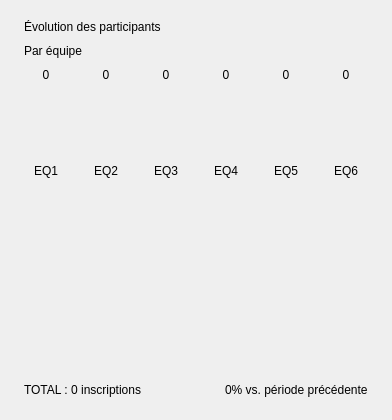
               <widget class="QFrame" name="cardBarsV">
                <property name="minimumSize">
                 <size>
                  <width>0</width>
                  <height>420</height>
                 </size>
                </property>
                <layout class="QVBoxLayout" name="barsVLayout">
                 <property name="spacing">
                  <number>10</number>
                 </property>
                 <property name="leftMargin">
                  <number>24</number>
                 </property>
                 <property name="topMargin">
                  <number>20</number>
                 </property>
                 <property name="rightMargin">
                  <number>24</number>
                 </property>
                 <property name="bottomMargin">
                  <number>20</number>
                 </property>
                 <item>
                  <widget class="QLabel" name="labelBarsVTitle">
                   <property name="text">
                    <string>Évolution des participants</string>
                   </property>
                  </widget>
                 </item>
                 <item>
                  <widget class="QLabel" name="labelBarsVSub">
                   <property name="text">
                    <string>Par équipe</string>
                   </property>
                  </widget>
                 </item>
                 <item>
                  <layout class="QHBoxLayout" name="barsVContainerLayout">
                   <property name="spacing">
                    <number>16</number>
                   </property>
                   <property name="leftMargin">
                    <number>0</number>
                   </property>
                   <property name="topMargin">
                    <number>0</number>
                   </property>
                   <property name="rightMargin">
                    <number>0</number>
                   </property>
                   <property name="bottomMargin">
                    <number>0</number>
                   </property>
                   <item>
                    <layout class="QVBoxLayout" name="vBar1Layout">
                     <item>
                      <widget class="QLabel" name="barVValue1">
                       <property name="text">
                        <string>0</string>
                       </property>
                       <property name="alignment">
                        <set>Qt::AlignmentFlag::AlignCenter</set>
                       </property>
                      </widget>
                     </item>
                     <item>
                      <widget class="QFrame" name="barVBar1">
                       <property name="minimumSize">
                        <size>
                         <width>44</width>
                         <height>50</height>
                        </size>
                       </property>
                       <property name="maximumSize">
                        <size>
                         <width>44</width>
                         <height>16777215</height>
                        </size>
                       </property>
                      </widget>
                     </item>
                     <item>
                      <widget class="QLabel" name="barVLabel1">
                       <property name="text">
                        <string>EQ1</string>
                       </property>
                       <property name="alignment">
                        <set>Qt::AlignmentFlag::AlignCenter</set>
                       </property>
                      </widget>
                     </item>
                    </layout>
                   </item>
                   <item>
                    <layout class="QVBoxLayout" name="vBar2Layout">
                     <item>
                      <widget class="QLabel" name="barVValue2">
                       <property name="text">
                        <string>0</string>
                       </property>
                       <property name="alignment">
                        <set>Qt::AlignmentFlag::AlignCenter</set>
                       </property>
                      </widget>
                     </item>
                     <item>
                      <widget class="QFrame" name="barVBar2">
                       <property name="minimumSize">
                        <size>
                         <width>44</width>
                         <height>50</height>
                        </size>
                       </property>
                       <property name="maximumSize">
                        <size>
                         <width>44</width>
                         <height>16777215</height>
                        </size>
                       </property>
                      </widget>
                     </item>
                     <item>
                      <widget class="QLabel" name="barVLabel2">
                       <property name="text">
                        <string>EQ2</string>
                       </property>
                       <property name="alignment">
                        <set>Qt::AlignmentFlag::AlignCenter</set>
                       </property>
                      </widget>
                     </item>
                    </layout>
                   </item>
                   <item>
                    <layout class="QVBoxLayout" name="vBar3Layout">
                     <item>
                      <widget class="QLabel" name="barVValue3">
                       <property name="text">
                        <string>0</string>
                       </property>
                       <property name="alignment">
                        <set>Qt::AlignmentFlag::AlignCenter</set>
                       </property>
                      </widget>
                     </item>
                     <item>
                      <widget class="QFrame" name="barVBar3">
                       <property name="minimumSize">
                        <size>
                         <width>44</width>
                         <height>50</height>
                        </size>
                       </property>
                       <property name="maximumSize">
                        <size>
                         <width>44</width>
                         <height>16777215</height>
                        </size>
                       </property>
                      </widget>
                     </item>
                     <item>
                      <widget class="QLabel" name="barVLabel3">
                       <property name="text">
                        <string>EQ3</string>
                       </property>
                       <property name="alignment">
                        <set>Qt::AlignmentFlag::AlignCenter</set>
                       </property>
                      </widget>
                     </item>
                    </layout>
                   </item>
                   <item>
                    <layout class="QVBoxLayout" name="vBar4Layout">
                     <item>
                      <widget class="QLabel" name="barVValue4">
                       <property name="text">
                        <string>0</string>
                       </property>
                       <property name="alignment">
                        <set>Qt::AlignmentFlag::AlignCenter</set>
                       </property>
                      </widget>
                     </item>
                     <item>
                      <widget class="QFrame" name="barVBar4">
                       <property name="minimumSize">
                        <size>
                         <width>44</width>
                         <height>50</height>
                        </size>
                       </property>
                       <property name="maximumSize">
                        <size>
                         <width>44</width>
                         <height>16777215</height>
                        </size>
                       </property>
                      </widget>
                     </item>
                     <item>
                      <widget class="QLabel" name="barVLabel4">
                       <property name="text">
                        <string>EQ4</string>
                       </property>
                       <property name="alignment">
                        <set>Qt::AlignmentFlag::AlignCenter</set>
                       </property>
                      </widget>
                     </item>
                    </layout>
                   </item>
                   <item>
                    <layout class="QVBoxLayout" name="vBar5Layout">
                     <item>
                      <widget class="QLabel" name="barVValue5">
                       <property name="text">
                        <string>0</string>
                       </property>
                       <property name="alignment">
                        <set>Qt::AlignmentFlag::AlignCenter</set>
                       </property>
                      </widget>
                     </item>
                     <item>
                      <widget class="QFrame" name="barVBar5">
                       <property name="minimumSize">
                        <size>
                         <width>44</width>
                         <height>50</height>
                        </size>
                       </property>
                       <property name="maximumSize">
                        <size>
                         <width>44</width>
                         <height>16777215</height>
                        </size>
                       </property>
                      </widget>
                     </item>
                     <item>
                      <widget class="QLabel" name="barVLabel5">
                       <property name="text">
                        <string>EQ5</string>
                       </property>
                       <property name="alignment">
                        <set>Qt::AlignmentFlag::AlignCenter</set>
                       </property>
                      </widget>
                     </item>
                    </layout>
                   </item>
                   <item>
                    <layout class="QVBoxLayout" name="vBar6Layout">
                     <item>
                      <widget class="QLabel" name="barVValue6">
                       <property name="text">
                        <string>0</string>
                       </property>
                       <property name="alignment">
                        <set>Qt::AlignmentFlag::AlignCenter</set>
                       </property>
                      </widget>
                     </item>
                     <item>
                      <widget class="QFrame" name="barVBar6">
                       <property name="minimumSize">
                        <size>
                         <width>44</width>
                         <height>50</height>
                        </size>
                       </property>
                       <property name="maximumSize">
                        <size>
                         <width>44</width>
                         <height>16777215</height>
                        </size>
                       </property>
                      </widget>
                     </item>
                     <item>
                      <widget class="QLabel" name="barVLabel6">
                       <property name="text">
                        <string>EQ6</string>
                       </property>
                       <property name="alignment">
                        <set>Qt::AlignmentFlag::AlignCenter</set>
                       </property>
                      </widget>
                     </item>
                    </layout>
                   </item>
                  </layout>
                 </item>
                 <item>
                  <spacer name="barsVSpacer">
                   <property name="orientation">
                    <enum>Qt::Orientation::Vertical</enum>
                   </property>
                   <property name="sizeHint" stdset="0">
                    <size>
                     <width>20</width>
                     <height>20</height>
                    </size>
                   </property>
                  </spacer>
                 </item>
                 <item>
                  <layout class="QHBoxLayout" name="barsVFooterLayout">
                   <item>
                    <widget class="QLabel" name="labelBarsVFooterLeft">
                     <property name="text">
                      <string>TOTAL : 0 inscriptions</string>
                     </property>
                    </widget>
                   </item>
                   <item>
                    <spacer name="barsVFooterSpacer">
                     <property name="orientation">
                      <enum>Qt::Orientation::Horizontal</enum>
                     </property>
                     <property name="sizeHint" stdset="0">
                      <size>
                       <width>40</width>
                       <height>20</height>
                      </size>
                     </property>
                    </spacer>
                   </item>
                   <item>
                    <widget class="QLabel" name="labelBarsVFooterRight">
                     <property name="text">
                      <string>0% vs. période précédente</string>
                     </property>
                    </widget>
                   </item>
                  </layout>
                 </item>
                </layout>
               </widget>
